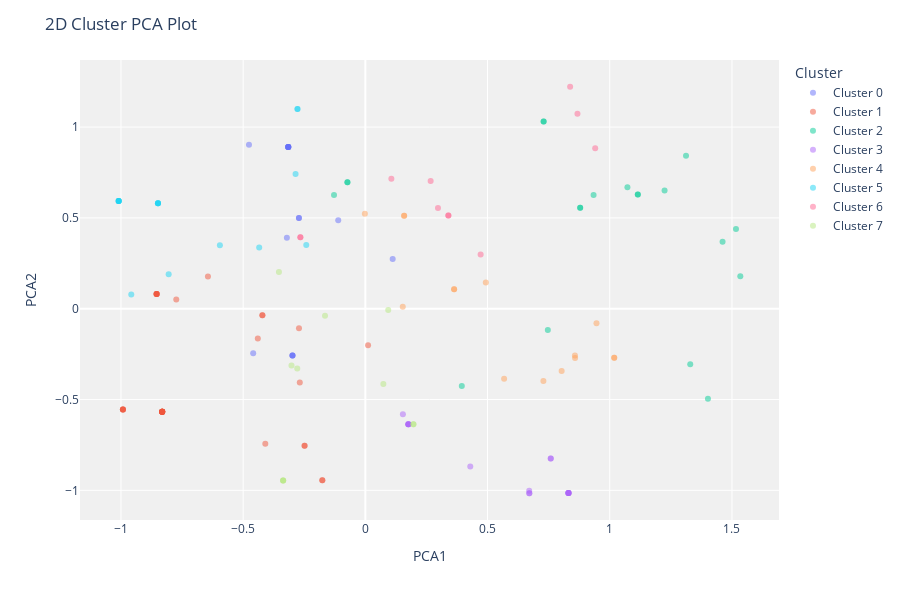

Notebook code for this chart:
### Code cell
plot_model(kmeans, plot='cluster') # generuje graficzne wizualizacje grup

### Figure 1 — Plotly figure (JSON) as saved in the notebook; plotly's stock layout.template omitted (floating-point values rounded to 4 significant figures)
{"data": [{"customdata": [["35-44"], ["45-54"], ["45-54"], ["35-44"], ["45-54"], ["45-54"], ["25-34"], ["45-54"], ["35-44"], ["35-44"], ["45-54"], ["25-34"], ["25-34"], ["45-54"], ["35-44"], ["55-64"]], "hovertemplate": "Cluster=Cluster 0<br>PCA1=%{x}<br>PCA2=%{y}<br>Feature=%{customdata[0]}<extra></extra>", "legendgroup": "Cluster 0", "marker": {"color": "#636efa", "opacity": 0.5, "symbol": "circle"}, "mode": "markers", "name": "Cluster 0", "orientation": "v", "showlegend": true, "textposition": "top center", "type": "scatter", "x": [-0.2983, -0.3155, -0.3155, -0.459, -0.4762, -0.3155, -0.2718, -0.3155, -0.2983, 0.1117, -0.3155, -0.1111, -0.2718, -0.3155, -0.2983, -0.3211], "xaxis": "x", "y": [-0.2569, 0.8908, 0.8908, -0.2449, 0.9029, 0.8908, 0.499, 0.8908, -0.2569, 0.2742, 0.8908, 0.4869, 0.499, 0.8908, -0.2569, 0.3904], "yaxis": "y"}, {"customdata": [["55-64"], ["55-64"], ["35-44"], ["55-64"], ["35-44"], ["25-34"], ["35-44"], ["35-44"], ["35-44"], [">=65"], ["35-44"], ["35-44"], ["35-44"], ["35-44"], ["35-44"], ["35-44"], ["55-64"], ["55-64"], ["35-44"], ["35-44"], ["35-44"], ["35-44"], ["35-44"], ["25-34"], ["35-44"], ["35-44"], ["55-64"], ["35-44"], ["35-44"], ["35-44"], ["35-44"], ["35-44"], ["55-64"]], "hovertemplate": "Cluster=Cluster 1<br>PCA1=%{x}<br>PCA2=%{y}<br>Feature=%{customdata[0]}<extra></extra>", "legendgroup": "Cluster 1", "marker": {"color": "#EF553B", "opacity": 0.5, "symbol": "circle"}, "mode": "markers", "name": "Cluster 1", "orientation": "v", "showlegend": true, "textposition": "top center", "type": "scatter", "x": [-0.8542, -0.4401, -0.8313, -0.8542, -0.4094, 0.01106, -0.2683, -0.4213, -0.8313, -0.7737, -0.9921, -0.8313, -0.2487, -0.2487, -0.9921, -0.1761, -0.8542, -0.2716, -0.9921, -0.8313, -0.8313, -0.8313, -0.8313, -0.6441, -0.4213, -0.1761, -0.8542, -0.8313, -0.8313, -0.9921, -0.8313, -0.8313, -0.8542], "xaxis": "x", "y": [0.0805, -0.1638, -0.5669, 0.0805, -0.7428, -0.2006, -0.4057, -0.03571, -0.5669, 0.05088, -0.5548, -0.5669, -0.7549, -0.7549, -0.5548, -0.9445, 0.0805, -0.1076, -0.5548, -0.5669, -0.5669, -0.5669, -0.5669, 0.177, -0.03571, -0.9445, 0.0805, -0.5669, -0.5669, -0.5548, -0.5669, -0.5669, 0.0805], "yaxis": "y"}, {"customdata": [["45-54"], ["25-34"], ["25-34"], ["18-24"], ["25-34"], ["35-44"], ["18-24"], ["45-54"], ["35-44"], ["35-44"], ["25-34"], ["25-34"], ["25-34"], ["18-24"], ["18-24"], ["45-54"], ["25-34"], ["35-44"], ["45-54"], ["18-24"]], "hovertemplate": "Cluster=Cluster 2<br>PCA1=%{x}<br>PCA2=%{y}<br>Feature=%{customdata[0]}<extra></extra>", "legendgroup": "Cluster 2", "marker": {"color": "#00cc96", "opacity": 0.5, "symbol": "circle"}, "mode": "markers", "name": "Cluster 2", "orientation": "v", "showlegend": true, "textposition": "top center", "type": "scatter", "x": [0.7295, 0.9339, 1.115, 0.879, 1.115, 0.7467, 1.462, 1.312, 0.3946, 1.329, 1.072, -0.07338, 1.517, 0.879, 1.534, 0.7295, -0.07338, 1.402, 1.224, -0.1282], "xaxis": "x", "y": [1.03, 0.6264, 0.6284, 0.556, 0.6284, -0.1174, 0.368, 0.8423, -0.4254, -0.3055, 0.6692, 0.6961, 0.4384, 0.556, 0.1784, 1.03, 0.6961, -0.495, 0.6509, 0.6257], "yaxis": "y"}, {"customdata": [["35-44"], ["35-44"], ["35-44"], ["35-44"], ["35-44"], ["35-44"], ["35-44"], ["35-44"], ["35-44"], ["35-44"], ["35-44"], ["35-44"], ["35-44"], ["35-44"], ["35-44"], ["35-44"], ["35-44"]], "hovertemplate": "Cluster=Cluster 3<br>PCA1=%{x}<br>PCA2=%{y}<br>Feature=%{customdata[0]}<extra></extra>", "legendgroup": "Cluster 3", "marker": {"color": "#ab63fa", "opacity": 0.5, "symbol": "circle"}, "mode": "markers", "name": "Cluster 3", "orientation": "v", "showlegend": true, "textposition": "top center", "type": "scatter", "x": [0.8311, 0.1536, 0.1759, 0.7586, 0.8311, 0.8311, 0.1759, 0.6709, 0.8311, 0.6704, 0.1759, 0.6709, 0.4293, 0.1759, 0.8311, 0.7586, 0.8311], "xaxis": "x", "y": [-1.014, -0.5817, -0.6365, -0.8246, -1.014, -1.014, -0.6365, -1.016, -1.014, -1.002, -0.6365, -1.016, -0.8687, -0.6365, -1.014, -0.8246, -1.014], "yaxis": "y"}, {"customdata": [["45-54"], ["25-34"], ["25-34"], ["55-64"], ["18-24"], ["25-34"], ["25-34"], ["25-34"], [">=65"], [">=65"], ["25-34"], ["45-54"], ["45-54"], ["45-54"], ["25-34"]], "hovertemplate": "Cluster=Cluster 4<br>PCA1=%{x}<br>PCA2=%{y}<br>Feature=%{customdata[0]}<extra></extra>", "legendgroup": "Cluster 4", "marker": {"color": "#FFA15A", "opacity": 0.5, "symbol": "circle"}, "mode": "markers", "name": "Cluster 4", "orientation": "v", "showlegend": true, "textposition": "top center", "type": "scatter", "x": [-0.002026, 0.8581, 1.018, 0.1531, 0.8032, 0.8576, 1.018, 0.3631, 0.5678, 0.7285, 0.3631, 0.4929, 0.1587, 0.1587, 0.9458], "xaxis": "x", "y": [0.5234, -0.272, -0.2702, 0.01088, -0.3424, -0.2581, -0.2702, 0.1074, -0.3861, -0.3982, 0.1074, 0.1439, 0.5113, 0.5113, -0.0807], "yaxis": "y"}, {"customdata": [["45-54"], ["45-54"], ["45-54"], ["45-54"], ["45-54"], ["25-34"], ["45-54"], ["unknown"], ["45-54"], ["45-54"], ["45-54"], ["45-54"], ["45-54"], ["45-54"], ["45-54"], ["45-54"], ["25-34"]], "hovertemplate": "Cluster=Cluster 5<br>PCA1=%{x}<br>PCA2=%{y}<br>Feature=%{customdata[0]}<extra></extra>", "legendgroup": "Cluster 5", "marker": {"color": "#19d3f3", "opacity": 0.5, "symbol": "circle"}, "mode": "markers", "name": "Cluster 5", "orientation": "v", "showlegend": true, "textposition": "top center", "type": "scatter", "x": [-0.2855, -0.8486, -0.8486, -1.009, -1.009, -0.8049, -1.009, -0.9579, -0.2778, -1.009, -0.8486, -0.4344, -0.8486, -1.009, -0.2778, -0.5952, -0.2418], "xaxis": "x", "y": [0.742, 0.5809, 0.5809, 0.593, 0.593, 0.1891, 0.593, 0.07839, 1.1, 0.593, 0.5809, 0.3366, 0.5809, 0.593, 1.1, 0.3487, 0.3502], "yaxis": "y"}, {"customdata": [["45-54"], ["45-54"], ["45-54"], ["45-54"], ["45-54"], ["45-54"], ["25-34"], ["45-54"], ["45-54"], ["45-54"], ["45-54"]], "hovertemplate": "Cluster=Cluster 6<br>PCA1=%{x}<br>PCA2=%{y}<br>Feature=%{customdata[0]}<extra></extra>", "legendgroup": "Cluster 6", "marker": {"color": "#FF6692", "opacity": 0.5, "symbol": "circle"}, "mode": "markers", "name": "Cluster 6", "orientation": "v", "showlegend": true, "textposition": "top center", "type": "scatter", "x": [-0.2659, 0.3397, 0.8679, 0.2971, 0.3397, 0.2672, 0.4716, 0.8379, -0.2659, 0.1064, 0.9404], "xaxis": "x", "y": [0.3928, 0.5132, 1.073, 0.554, 0.5132, 0.7028, 0.2989, 1.222, 0.3928, 0.7149, 0.8835], "yaxis": "y"}, {"customdata": [[">=65"], [">=65"], ["35-44"], ["35-44"], ["35-44"], ["unknown"], ["35-44"], ["45-54"], ["35-44"], ["35-44"], ["<18"]], "hovertemplate": "Cluster=Cluster 7<br>PCA1=%{x}<br>PCA2=%{y}<br>Feature=%{customdata[0]}<extra></extra>", "legendgroup": "Cluster 7", "marker": {"color": "#B6E880", "opacity": 0.5, "symbol": "circle"}, "mode": "markers", "name": "Cluster 7", "orientation": "v", "showlegend": true, "textposition": "top center", "type": "scatter", "x": [0.09359, -0.2787, -0.3364, 0.1967, 0.1967, -0.3022, 0.07361, -0.3536, -0.3364, -0.3364, -0.1651], "xaxis": "x", "y": [-0.006503, -0.3285, -0.9463, -0.6363, -0.6363, -0.3131, -0.4151, 0.2015, -0.9463, -0.9463, -0.03893], "yaxis": "y"}], "layout": {"height": 600, "legend": {"title": {"text": "Cluster"}, "tracegroupgap": 0}, "margin": {"t": 60}, "plot_bgcolor": "rgb(240,240,240)", "title": {"text": "2D Cluster PCA Plot"}, "xaxis": {"anchor": "y", "domain": [0, 1], "title": {"text": "PCA1"}}, "yaxis": {"anchor": "x", "domain": [0, 1], "title": {"text": "PCA2"}}}}
